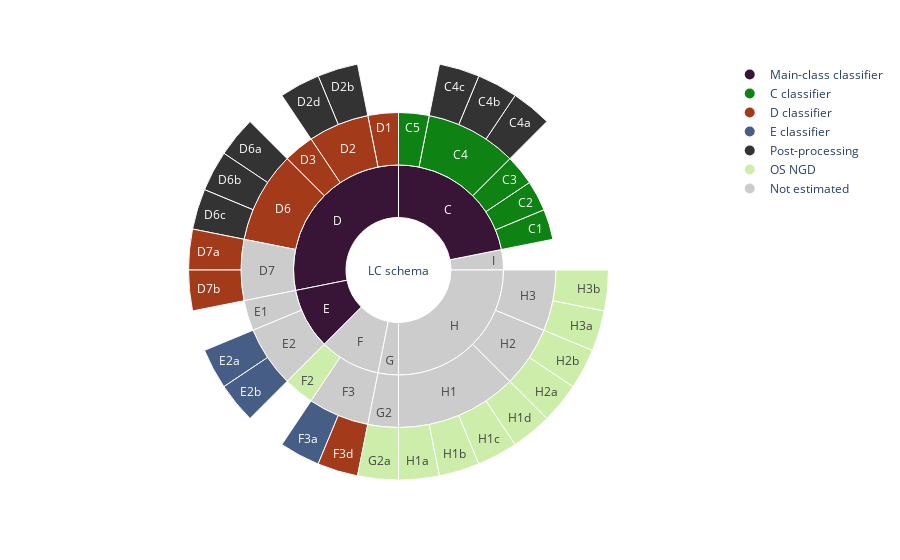

The cell this chart's notebook holds for it:
### Markdown cell above
## Annotate label names?
https://stackoverflow.com/questions/70129355/value-annotations-around-plotly-sunburst-diagram

- Or merge with a CNN diagram:
FLTR:
- RGB image
- Box: main classifier (purple) into C/D/E
- 3 boxes: 3 classifiers (colours) into sub classes
- Box: post-processing
- Box: Add OS NGD 
-

### Code cell
fig = px.sunburst(data_plot,
                  names='child',
                  parents='parents',
                  values='values',
                  color='colour',
                  color_discrete_map=color_map_dict)

fig.update_traces(sort=False, selector=dict(type='sunburst'),
                  leaf=dict(opacity=1))

## Add legend
for name, col in colour_dict.items():
    fig.add_trace(go.Scatter(x=[None], y=[None],
                            mode='markers',
                            marker=dict(color=col, size=10),
                            name=name))
    
## remove clutter 
fig.update_layout(paper_bgcolor='rgba(255, 255, 255,255)',
                  plot_bgcolor='rgba(255, 255, 255, 255)')
fig.update_xaxes(tickfont=dict(color='rgba(0,0,0,0)'), range=[1, 4])
fig.update_yaxes(tickfont=dict(color='rgba(0,0,0,0)'))
fig.show()

### Figure 1 — Plotly figure (JSON) as saved in the notebook; plotly's stock layout.template omitted (floating-point values rounded to 4 significant figures)
{"data": [{"domain": {"x": [0, 1], "y": [0, 1]}, "hovertemplate": "child=%{label}<br>value=%{value}<br>parent=%{parent}<extra></extra>", "labels": ["C1", "C2", "C3", "C4a", "C4", "C4b", "C4c", "C5", "D1", "D2b", "D2", "D2d", "D3", "D6a", "D6", "D6b", "D6c", "D7a", "D7", "D7b", "E1", "E2a", "E2", "E2b", "F2", "F3a", "F3", "F3d", "G2a", "G2", "H1a", "H1", "H1b", "H1c", "H1d", "H2a", "H2", "H2b", "H3a", "H3", "H3b", "I", "C", "D", "E", "F", "G", "H"], "leaf": {"opacity": 1}, "marker": {"colors": ["#0e8212", "#0e8212", "#0e8212", "#333333", "#0e8212", "#333333", "#333333", "#0e8212", "#a33b1a", "#333333", "#a33b1a", "#333333", "#a33b1a", "#333333", "#a33b1a", "#333333", "#333333", "#a33b1a", "#cccccc", "#a33b1a", "#cccccc", "#465E85", "#cccccc", "#465E85", "#cceeaa", "#465E85", "#cccccc", "#a33b1a", "#cceeaa", "#cccccc", "#cceeaa", "#cccccc", "#cceeaa", "#cceeaa", "#cceeaa", "#cceeaa", "#cccccc", "#cceeaa", "#cceeaa", "#cccccc", "#cceeaa", "#cccccc", "#381537", "#381537", "#381537", "#cccccc", "#cccccc", "#cccccc"]}, "name": "", "parents": ["C", "C", "C", "C4", "C", "C4", "C4", "C", "D", "D2", "D", "D2", "D", "D6", "D", "D6", "D6", "D7", "D", "D7", "E", "E2", "E", "E2", "F", "F3", "F", "F3", "G2", "G", "H1", "H", "H1", "H1", "H1", "H2", "H", "H2", "H3", "H", "H3", "LC schema", "LC schema", "LC schema", "LC schema", "LC schema", "LC schema", "LC schema"], "sort": false, "type": "sunburst", "values": [2, 2, 2, 2, 0, 2, 2, 2, 2, 2, 0, 2, 2, 2, 0, 2, 2, 2, 0, 2, 2, 2, 0, 2, 2, 2, 0, 2, 2, 0, 2, 0, 2, 2, 2, 2, 0, 2, 2, 0, 2, 2, 0, 0, 0, 0, 0, 0]}, {"marker": {"color": "#381537", "size": 10}, "mode": "markers", "name": "Main-class classifier", "type": "scatter", "x": [null], "y": [null]}, {"marker": {"color": "#0e8212", "size": 10}, "mode": "markers", "name": "C classifier", "type": "scatter", "x": [null], "y": [null]}, {"marker": {"color": "#a33b1a", "size": 10}, "mode": "markers", "name": "D classifier", "type": "scatter", "x": [null], "y": [null]}, {"marker": {"color": "#465E85", "size": 10}, "mode": "markers", "name": "E classifier", "type": "scatter", "x": [null], "y": [null]}, {"marker": {"color": "#333333", "size": 10}, "mode": "markers", "name": "Post-processing", "type": "scatter", "x": [null], "y": [null]}, {"marker": {"color": "#cceeaa", "size": 10}, "mode": "markers", "name": "OS NGD", "type": "scatter", "x": [null], "y": [null]}, {"marker": {"color": "#cccccc", "size": 10}, "mode": "markers", "name": "Not estimated", "type": "scatter", "x": [null], "y": [null]}], "layout": {"legend": {"tracegroupgap": 0}, "margin": {"t": 60}, "paper_bgcolor": "rgba(255, 255, 255,255)", "plot_bgcolor": "rgba(255, 255, 255, 255)", "xaxis": {"range": [1, 4], "tickfont": {"color": "rgba(0,0,0,0)"}}, "yaxis": {"tickfont": {"color": "rgba(0,0,0,0)"}}}}
